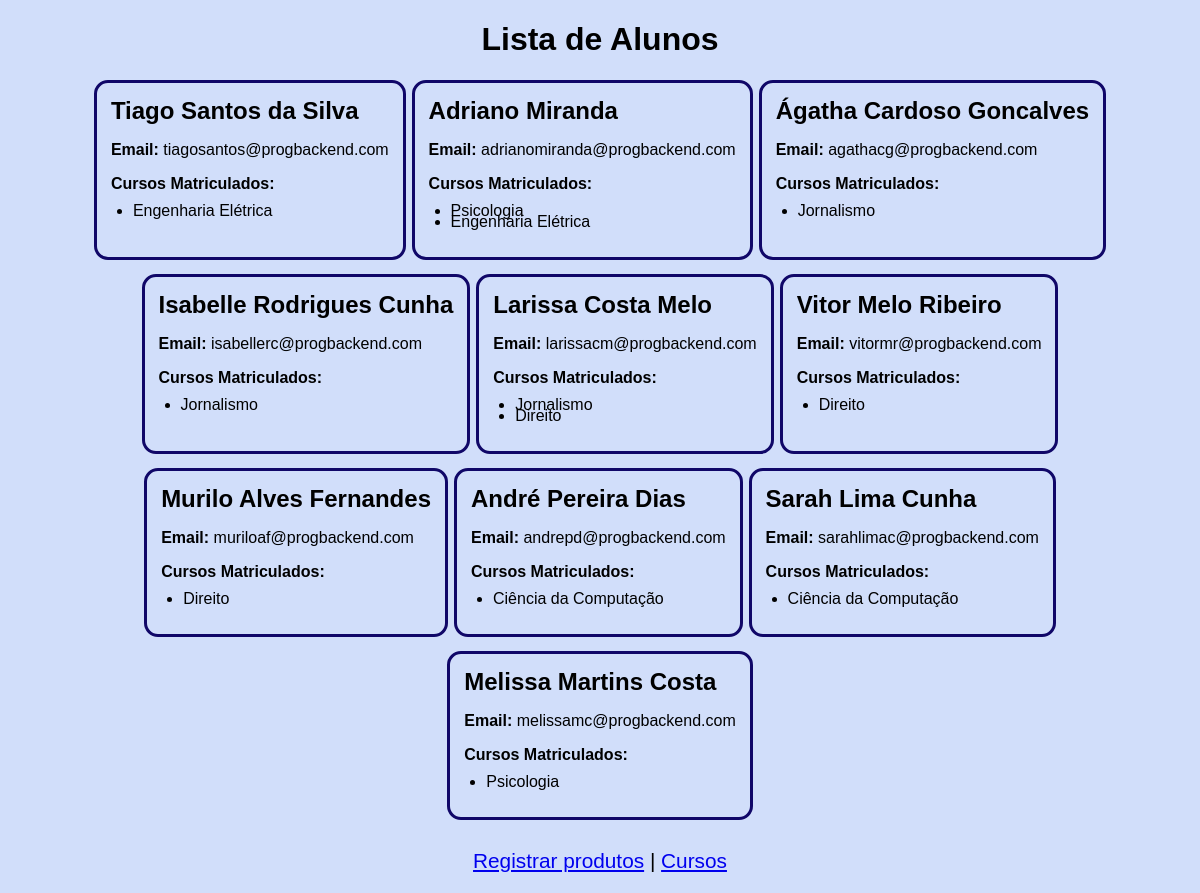
The app's page /faculdade/alunos/ with its own data.
### faculdade/models.py (models this page shows, shortened)
class Aluno(models.Model):
    nome = models.CharField(max_length=200, validators=[nome_existe])
    email = models.EmailField(unique=True)

class Curso(models.Model):
    titulo = models.CharField(max_length=100, validators=[nome_existe])
    descricao = models.TextField()
    alunos = models.ManyToManyField(Aluno, related_name="cursos")

### faculdade/views.py (the view)
# urls.py: path('alunos/', AlunoListView.as_view(), name='aluno-list'),
class AlunoListView(ListView):
    model = Aluno
    template_name = 'faculdade/lista_alunos.html'
    context_object_name = 'alunos'

### faculdade/templates/faculdade/lista_alunos.html (shortened to what this page needs)
<!DOCTYPE html>
<html lang="en">
<head>
    {% load static %}
    <link rel="stylesheet" href="{% static 'faculdade/alunos.css' %}">
</head>
<body>
    <h1>Lista de Alunos</h1>
    <div class="alunos-container">
        {% for aluno in alunos %}
            <div class="aluno-box">
                <h2>{{ aluno.nome }} {{ aluno.sobrenome }}</h2>
                <p><strong>Email:</strong> {{ aluno.email }}</p>
                <p><strong>Cursos Matriculados:</strong></p>
                <ul class="cursos-lista">
                    {% for curso in aluno.cursos.all %}
                        <li>{{ curso.titulo }}</li>
                    {% endfor %}
                </ul>
            </div>
        {% endfor %}
    </div>
    <div class="footer">
        <p>
            <a href="{% url 'comercio:produto_novo' %}" >Registrar produtos</a> |
            <a href="{% url 'faculdade:curso-list' %}" >Cursos</a>
        </p>
    </div>
</body>
</html>

### faculdade/static/faculdade/alunos.css (style rules this page uses)
body { font-family: sans-serif; background-color: rgb(209, 222, 250); }
h1 { text-align: center; color: black; }
.aluno-box { border-style: solid; border-color: rgb(16, 7, 104); border-radius: 14px; padding: 14px; margin-bottom: 8px; }
.aluno-box h2 { font-size: 1.5em; margin: 0; }
.aluno-box p { font-size: 1em; }
.cursos-lista { list-style-type: none; padding-left: 22px; list-style-type: disc; }
.cursos-lista li { margin-top: -7px; margin-bottom: -4px; }
.alunos-container { display: flex; flex-wrap: wrap; justify-content: center; gap: 6px; }
.footer { font-size: 1.3em; text-align: center; }

### records on screen
Aluno: nome "Tiago Santos da Silva", email "tiagosantos@progbackend.com"
Curso: titulo "Engenharia Elétrica"
Aluno: nome "Adriano Miranda", email "adrianomiranda@progbackend.com"
Curso: titulo "Psicologia"
Aluno: nome "Ágatha Cardoso Goncalves", email "agathacg@progbackend.com"
Curso: titulo "Jornalismo"
Aluno: nome "Isabelle Rodrigues Cunha", email "isabellerc@progbackend.com"
Aluno: nome "Larissa Costa Melo", email "larissacm@progbackend.com"
Curso: titulo "Direito"
Aluno: nome "Vitor Melo Ribeiro", email "vitormr@progbackend.com"
Aluno: nome "Murilo Alves Fernandes", email "muriloaf@progbackend.com"
Aluno: nome "André Pereira Dias", email "andrepd@progbackend.com"
Curso: titulo "Ciência da Computação"
Aluno: nome "Sarah Lima Cunha", email "sarahlimac@progbackend.com"
Aluno: nome "Melissa Martins Costa", email "melissamc@progbackend.com"
